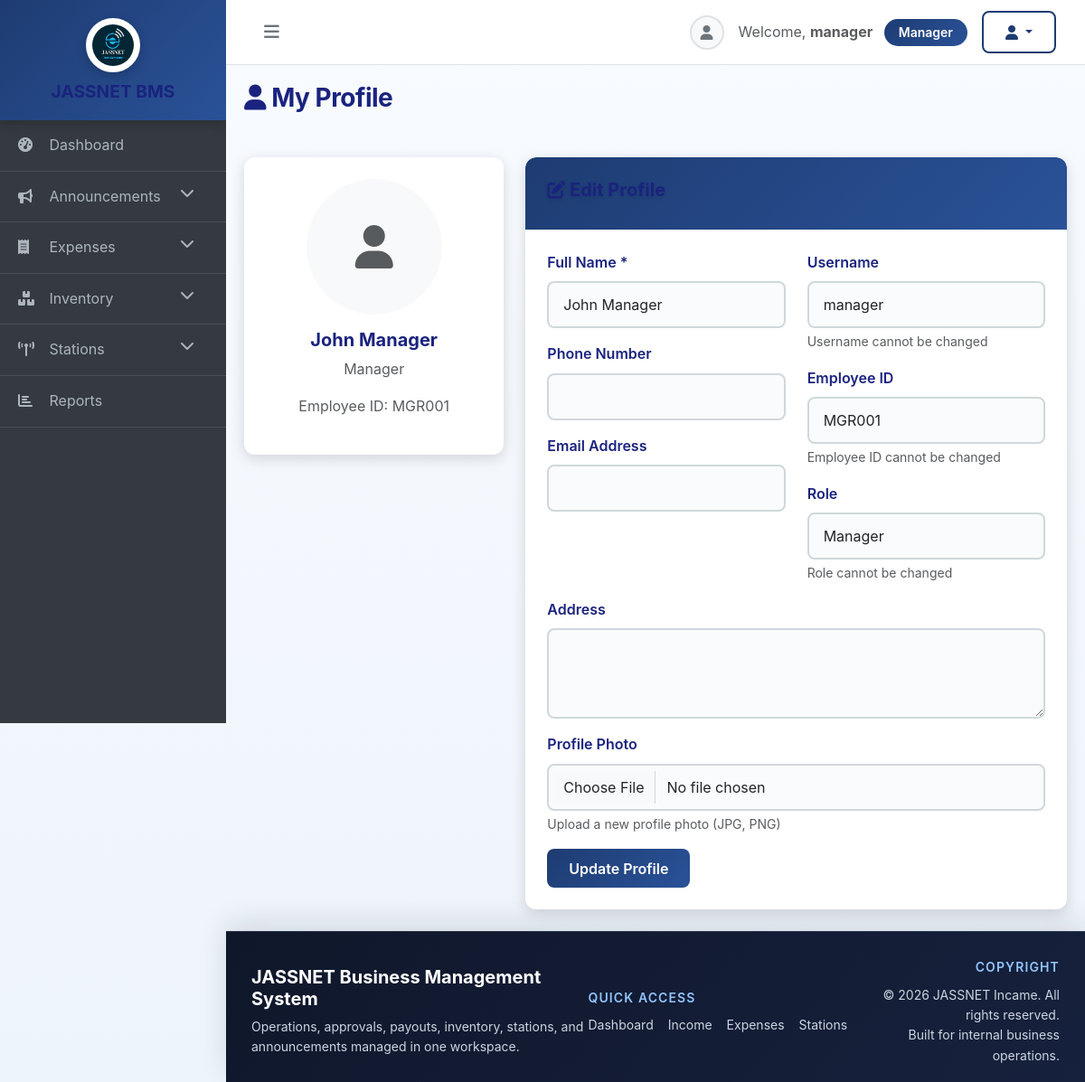
Screenshot of /pages/profile.php (signed in) with the database file from the repository.
### tables this page shows
CREATE TABLE users (
    id INT AUTO_INCREMENT PRIMARY KEY,
    username VARCHAR(50) UNIQUE NOT NULL,
    password VARCHAR(255) NOT NULL,
    role ENUM('Sales', 'Technician', 'Store Keeper', 'Manager', 'Director', 'Accountant', 'Super Admin') NOT NULL,
    full_name VARCHAR(100) NOT NULL,
    gender VARCHAR(20),
    phone VARCHAR(20),
    email VARCHAR(100),
    bank_name VARCHAR(100),
    bank_account_number VARCHAR(50),
    payout_phone VARCHAR(20),
    preferred_payout_channel VARCHAR(20) DEFAULT 'mobile',
    address TEXT,
    profile_photo VARCHAR(255),
    employee_id VARCHAR(50) UNIQUE,
    password_last_changed DATE DEFAULT CURRENT_DATE,
    is_active BOOLEAN DEFAULT TRUE
);

### includes/functions.php (called while the page is built, shortened)
<?php
require_once __DIR__ . '/../config.php';
function isLoggedIn() {
    return isset($_SESSION['user_id']);
}
function getCurrentUser() {
    global $conn;
    $stmt = $conn->prepare("SELECT * FROM users WHERE id = ?");
    $stmt->bind_param("i", $_SESSION['user_id']);
    $stmt->execute();
    $result = $stmt->get_result();
    return $result->fetch_assoc();
}
function hasPermission($required_roles) {
    $user = getCurrentUser();
    $userRoles = array_map('trim', explode(',', $user['role']));
    $lowerRoles = array_map('strtolower', $userRoles);
    foreach ($required_roles as $r) {
        if (in_array(strtolower($r), $lowerRoles)) {
            return true;
        }
    }
    return false;
}
?>

### pages/profile.php (the view, shortened to what this page needs)
<?php
require_once '../includes/functions.php';
$user = getCurrentUser();
?>
<?php include '../includes/header.php'; ?>
<div class="row mb-4">
    <div class="col-md-12">
        <h2><i class="fas fa-user"></i> My Profile</h2>
    </div>
</div>
<div class="row">
    <div class="col-md-4">
        <div class="card">
            <div class="card-body text-center">
                <?php if ($user['profile_photo']): ?>
                    <img src="../uploads/<?php echo $user['profile_photo']; ?>" class="rounded-circle mb-3" style="width: 150px; height: 150px; object-fit: cover;" alt="Profile Photo">
                <?php else: ?>
                    <div class="bg-light rounded-circle d-inline-flex align-items-center justify-content-center mb-3" style="width: 150px; height: 150px;">
                        <i class="fas fa-user fa-3x text-muted"></i>
                    </div>
                <?php endif; ?>
                <h5><?php echo htmlspecialchars($user['full_name']); ?></h5>
                <p class="text-muted"><?php echo htmlspecialchars($user['role']); ?></p>
                <p class="text-muted">Employee ID: <?php echo htmlspecialchars($user['employee_id']); ?></p>
            </div>
        </div>
    </div>
    <div class="col-md-8">
        <div class="card">
            <div class="card-header">
                <h5><i class="fas fa-edit"></i> Edit Profile</h5>
            </div>
            <div class="card-body">
                <form method="POST" enctype="multipart/form-data">
                    <div class="row">
                        <div class="col-md-6">
                            <div class="mb-3">
                                <label for="full_name" class="form-label">Full Name *</label>
                                <input type="text" class="form-control" id="full_name" name="full_name" value="<?php echo htmlspecialchars($user['full_name']); ?>" required>
                            </div>
                            <div class="mb-3">
                                <label for="phone" class="form-label">Phone Number</label>
                                <input type="tel" class="form-control" id="phone" name="phone" value="<?php echo htmlspecialchars($user['phone'] ?? ''); ?>">
                            </div>
                            <div class="mb-3">
                                <label for="email" class="form-label">Email Address</label>
                                <input type="email" class="form-control" id="email" name="email" value="<?php echo htmlspecialchars($user['email'] ?? ''); ?>">
                            </div>
                        </div>
                        <div class="col-md-6">
                            <div class="mb-3">
                                <label for="username" class="form-label">Username</label>
                                <input type="text" class="form-control" id="username" value="<?php echo htmlspecialchars($user['username']); ?>" readonly>
                                <div class="form-text">Username cannot be changed</div>
                            </div>
                            <div class="mb-3">
                                <label for="employee_id" class="form-label">Employee ID</label>
                                <input type="text" class="form-control" id="employee_id" value="<?php echo htmlspecialchars($user['employee_id']); ?>" readonly>
                                <div class="form-text">Employee ID cannot be changed</div>
                            </div>
                            <div class="mb-3">
                                <label for="role" class="form-label">Role</label>
                                <input type="text" class="form-control" id="role" value="<?php echo htmlspecialchars($user['role']); ?>" readonly>
                                <div class="form-text">Role cannot be changed</div>
                            </div>
                        </div>
                    </div>
                    <div class="mb-3">
                        <label for="address" class="form-label">Address</label>
                        <textarea class="form-control" id="address" name="address" rows="3"><?php echo htmlspecialchars($user['address'] ?? ''); ?></textarea>
                    </div>
                    <div class="mb-3">
                        <label for="profile_photo" class="form-label">Profile Photo</label>
                        <input type="file" class="form-control" id="profile_photo" name="profile_photo" accept=".jpg,.jpeg,.png">
                        <div class="form-text">Upload a new profile photo (JPG, PNG)</div>
                    </div>
                    <button type="submit" name="update_profile" class="btn btn-primary">Update Profile</button>
                </form>
            </div>
        </div>
    </div>
</div>
<?php include '../includes/footer.php'; ?>

### assets/css/style.css (style rules this page uses)
:root { --primary-color: #1e3c72; --primary-light: #2a5298; --primary-dark: #0a1a3f; --secondary-color: #b71c1c; --secondary-light: #e53935; --secondary-dark: #7d0c0c; --accent-color: #ff6f61; --warning-color: #ffa500; --danger-color: #c62828; --info-color: #0277bd; --success-color: #388e3c; --dark-bg: #0f2027; --light-bg: #f5f7fa; --text-primary: #1a237e; --text-secondary: #455a64; --border-color: #cfd8dc; --shadow-sm: 0 2px 8px rgba(0, 0, 0, 0.12); --shadow-md: 0 4px 16px rgba(0, 0, 0, 0.15); --shadow-lg: 0 8px 24px rgba(0, 0, 0, 0.2); }
* { transition: background-color 0.3s ease, color 0.3s ease, border-color 0.3s ease; }
body { background: linear-gradient(135deg, #f5f7fa 0%, #e8ecf1 100%); font-family: -apple-system, BlinkMacSystemFont, 'Segoe UI', 'Roboto', 'Helvetica', 'Arial', sans-serif; color: var(--text-primary); overflow-x: hidden; line-height: 1.6; }
.card { border: none; border-radius: 12px; box-shadow: var(--shadow-md); margin-bottom: 24px; background: white; overflow: hidden; transition: all 0.3s cubic-bezier(0.4, 0, 0.2, 1); }
.card-header { background: linear-gradient(135deg, var(--primary-color) 0%, var(--primary-light) 100%); color: white; border-radius: 12px 12px 0 0 !important; font-weight: 700; padding: 1.5rem; border: none; text-shadow: 0 2px 4px rgba(0, 0, 0, 0.1); }
.card-body { padding: 1.5rem; }
.btn { border-radius: 8px; font-weight: 600; padding: 0.6rem 1.5rem; transition: all 0.3s ease; border: 2px solid transparent; }
.btn-primary { background: linear-gradient(135deg, var(--primary-color) 0%, var(--primary-light) 100%); color: white; border: none; }
.form-control, .form-select { border: 2px solid var(--border-color); border-radius: 8px; padding: 0.75rem 1rem; font-size: 1rem; transition: all 0.3s ease; background-color: #fafbfc; }
.form-label { font-weight: 600; color: var(--text-primary); margin-bottom: 0.5rem; }
textarea.form-control { resize: vertical; }
h1, h2, h3, h4, h5, h6 { color: var(--text-primary); font-weight: 700; }
h2 { margin-bottom: 1.5rem; font-size: 1.75rem; letter-spacing: -0.5px; }
.card { transition: transform 0.3s ease-out, box-shadow 0.3s ease-out; }

### includes/header.php (style rules this page uses)
:root { --app-accent: #1f6feb; --app-accent-dark: #174ea6; --app-surface: #ffffff; --app-muted-surface: #f4f7fb; --app-border: #dbe4f0; --app-footer-bg: #0f172a; --app-footer-text: #cbd5e1; }
body { background: linear-gradient(180deg, #f8fbff 0%, #eef4fb 100%); }

### rows the page displays
users: full_name "John Manager", role "Manager", employee "MGR001", username "manager"

### other values shown
$displayName "manager"
$displayRole "Manager"
